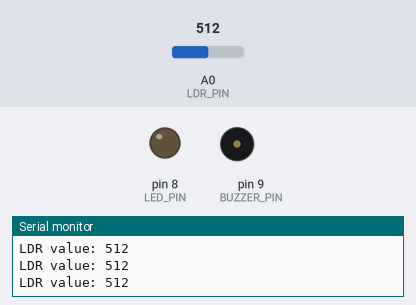
Simulated run of this sketch. Board: Arduino Uno, built with avr-gcc and run on an emulated ATmega328P. Parts: output pins drawn as LEDs (lit = HIGH), buzzer (waves = sounding), the last lines printed to the serial monitor. Inputs (shaded band) come from the test bench; at power-on: A0 (LDR_PIN) = 512.

Above: at 1.2 s.
1.3 s: A0 (LDR_PIN) set to 408
2.8 s: A0 (LDR_PIN) set to 393
At 3.7 s:
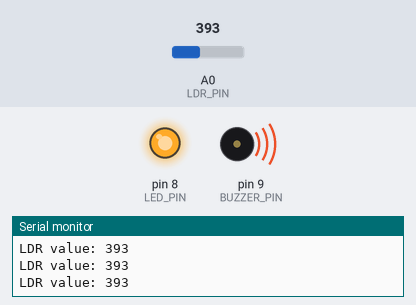
4.3 s: A0 (LDR_PIN) set to 410
At 5.1 s:
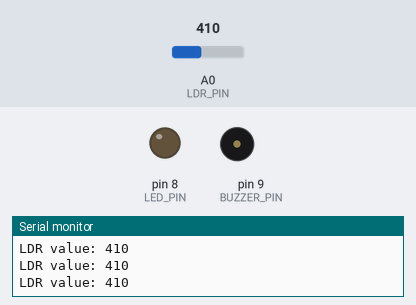
5.8 s: A0 (LDR_PIN) set to 390
At 6.5 s:
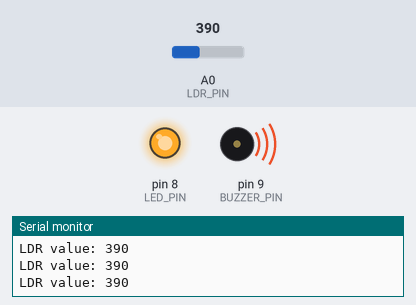
Timing chart, 0 to 8.3 s (numbered marks = the images above; inputs shaded):
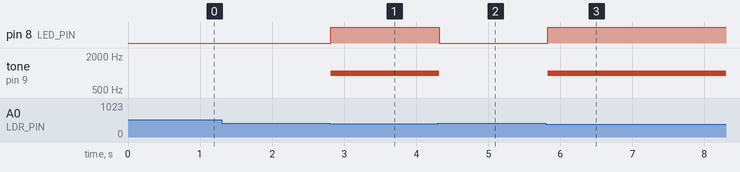

Measured:
- the behaviour switches between 400 and 399 on A0 (LDR_PIN) (found by bisection; images 0 and 1)
- after the input at 2.8 s, pin 8 (LED_PIN): LOW → HIGH at once; tone on pin 9 (BUZZER_PIN): silent → 1000 Hz at once
- after the input at 4.3 s, pin 8 (LED_PIN): HIGH → LOW at once; tone on pin 9 (BUZZER_PIN): 1000 Hz → silent at once
- after the input at 5.8 s, pin 8 (LED_PIN): LOW → HIGH at once; tone on pin 9 (BUZZER_PIN): silent → 1000 Hz at once

The sketch:

LED_LDR_Buzzer_20251115.ino
```cpp
// ----- Pin settings -----
const int LDR_PIN    = A0;  // LDR sensor pin (analog)
const int LED_PIN    = 8;   // LED pin (digital)
const int BUZZER_PIN = 9;   // Buzzer pin (digital)

// ----- Threshold -----
int threshold = 400;  // Adjust this value after checking Serial Monitor

void setup() {
  // Serial for debugging
  Serial.begin(9600); // Serial Monitor 9600 baud

  // Pin modes
  pinMode(LED_PIN, OUTPUT);
  pinMode(BUZZER_PIN, OUTPUT);
}

void loop() {
  // 1. Read LDR value
  int ldrValue = analogRead(LDR_PIN); // range: 0 ~ 1023

  // 2. Print to Serial Monitor
  Serial.print("LDR value: ");
  Serial.println(ldrValue);

  // 3. Compare with threshold
  if (ldrValue < threshold) {
    // Dark environment
    digitalWrite(LED_PIN, HIGH);        // Turn LED ON
    tone(BUZZER_PIN, 1000);
    // int freq = map(ldrValue, 0, 1023, 2000, 200);

    // tone(BUZZER_PIN, freq);
              // Play 1000 Hz tone
  } else {
    // Bright environment
    digitalWrite(LED_PIN, LOW);         // Turn LED OFF
    noTone(BUZZER_PIN);                 // Stop tone
  }

  // Small delay for stability
  delay(100); // 100 ms
}
```
